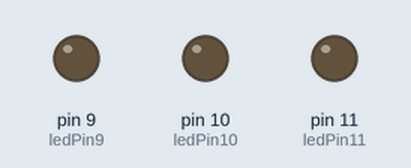
Simulated run of this sketch. Board: Arduino Uno, built with avr-gcc and run on an emulated ATmega328P. On the bench: output pins drawn as LEDs (lit = HIGH).

Above: at 0.05 s.
At 0.75 s:
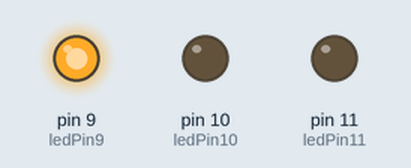
At 1.5 s:
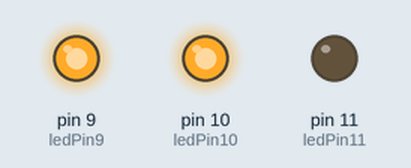
At 1.85 s:
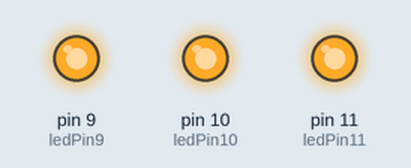
At 2.25 s:
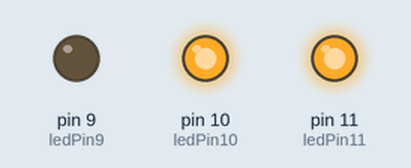
At 3.05 s:
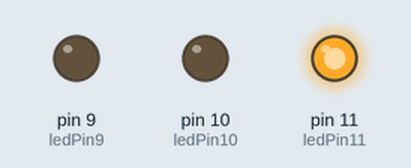
Timing chart, 0 to 7.1 s (numbered marks = the images above):
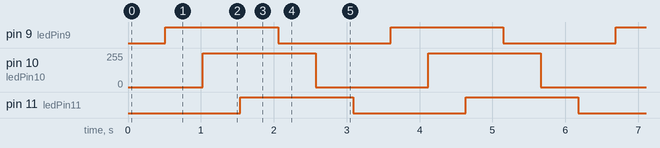

The sketch:

fade_rgb_led.ino
```cpp
// Define the pin used for our LED
int ledPin9 = 9;
int ledPin10 = 10;
int ledPin11 = 11;

// The setup() function only runs when the program starts
void setup() {
}

// The loop() function runs infinitely
void loop() {

    // Fade in
    for(int ledVal1 = 0; ledVal1 <= 255; ledVal1 +=1) {
        analogWrite(ledPin9, ledVal1);
        delay(2);
    }
        for(int ledVal2 = 0; ledVal2 <= 255; ledVal2 +=1) {
          analogWrite(ledPin10, ledVal2);
          delay(2);
        }
          for(int ledVal3 = 0; ledVal3 <= 255; ledVal3 +=1) {
            analogWrite(ledPin11, ledVal3);
            delay(2);
    }

     // Fade out
     for(int ledVal1 = 255; ledVal1 >= 0; ledVal1 -=1) {
         analogWrite(ledPin9, ledVal1);
         delay(2);
     }
         for(int ledVal2 = 255; ledVal2 >= 0; ledVal2 -=1) {
          analogWrite(ledPin10, ledVal2);
          delay(2);
         }
          for(int ledVal3 = 255; ledVal3 >= 0; ledVal3 -=1) {
            analogWrite(ledPin11, ledVal3);
            delay(2);
     }

     // Pause for 1 second (1000 milliseconds)
     //delay(100);

}
```

Measured:
- by itself, pin 9 (ledPin9), pin 11 (ledPin11): alternates HIGH for 1.5 s and LOW for 1.5 s
- by itself, pin 10 (ledPin10): alternates 255/255 for 1.5 s and 0/255 for 1.5 s
